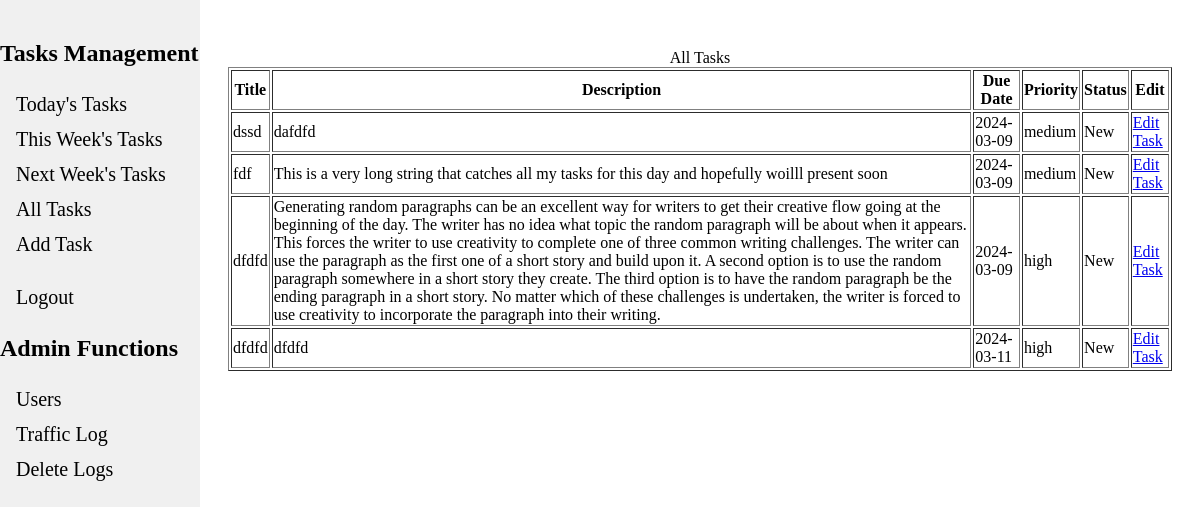
Page /list_tasks (signed in) on the committed database.
### tables this page shows
CREATE TABLE tasks (
    id INTEGER PRIMARY KEY AUTOINCREMENT,
    user_id INTEGER KEY,
    title TEXT NOT NULL,
    description TEXT,
    due_date DATE,
    priority TEXT DEFAULT 'High',
    status TEXT DEFAULT 'New' /* Can be New, In Progress, Done, Abandoned */
);

### app.py (the view)
@app.route("/list_tasks", methods=["GET", "POST"]) #TODO:
@login_required
def list_tasks():
    form = view_task_form()
    user_id = str(session["user_id"])
    tasks = g.db.execute("""SELECT * FROM tasks WHERE user_id = ?;""", (user_id)).fetchall()
    if form.validate_on_submit():
        print('here')
    return render_template("view_task_form.html",tasks=tasks, form=form, caption='All Tasks')

### app.py (called while the page is built)
@app.before_request
def load_logged_in_user():
    g.user = session.get("user_id", None)
    session_email = session.get("email", None)
    g.is_admin = session.get('is_admin', None) # Could use to gate admin functions
    db = get_db()
    client_ip = request.remote_addr
    endpoint = request.endpoint
    time = datetime.now()
    g.db.execute("""INSERT INTO traffic_logs (time,ip_addr,user_email,endpoint) VALUES (?,?,?,?)""",
            (time,client_ip, session_email, endpoint))
    g.db.commit()

def login_required(view):
    @wraps(view)
    def wrapped_view(*args, **kwargs):
        if g.user is None:
            return redirect(url_for("login", next=request.url))
        return view(*args,**kwargs)
    return wrapped_view

### database.py (called while the page is built)
def get_db():
    if "db" not in g:
        g.db = sqlite3.connect(DATABASE, detect_types=sqlite3.PARSE_DECLTYPES)
        g.db.row_factory = sqlite3.Row
        return g.db

### templates/view_task_form.html (shortened to what this page needs)
{% extends "base.html" %}
{% block content %}
<form action="" method="POST" novalidate>
    {% if tasks %}
    <table border="1">
        <h1><caption>{{ caption }}</caption> </h1>
        <tr>
            <th>Title</th>
            <th>Description</th>
            <th>Due Date</th>
            <th>Priority</th>
            <th>Status</th>
            <th>Edit</th>
        </tr>
        {% for indivTask in tasks %}
        <tr>
            <td class="title">{{ indivTask['title'] }}  </td>
            <td>{{ indivTask['description'] }}</td>
            <td>{{ indivTask['due_date'] }}</td>
            <td>{{ indivTask['priority'] }}</td>
            <td>{{ indivTask['status'] }}</td>
            <td><a href="{{ url_for('edit_task', task_id=indivTask['id']) }}" class="btn btn-primary">Edit Task</a></td>
        </tr>
        {% endfor %}
    </table>
    {% else %}
    <p>No tasks set</p>
    {% endif %}
</form>
{% endblock %}

### rows in the picture
tasks: title "dssd", description "dafdfd", due_date "2024-03-09", priority "medium", status "New"
tasks: title "fdf", description "This is a very long string that catches all my tasks for this day and hopefully woilll present soon", due_date "2024-03-09", priority "medium", status "New"
tasks: title "dfdfd", description "Generating random paragraphs can be an excellent way for writers to get their creative flow going at the beginning of the day. The writer has no idea what topic the random paragraph will be about when it appears. This forces the writer to use creativity to complete one of three common writing challenges. The writer can use the paragraph as the first one of a short story and build upon it. A second option is to use the random paragraph somewhere in a short story they create. The third option is to have the random paragraph be the ending paragraph in a short story. No matter which of these challenges is undertaken, the writer is forced to use creativity to incorporate the paragraph into their…", due_date "2024-03-09", priority "high", status "New"
tasks: title "dfdfd", description "dfdfd", due_date "2024-03-11", priority "high", status "New"

### other values in the picture
{{ caption }} "All Tasks"
